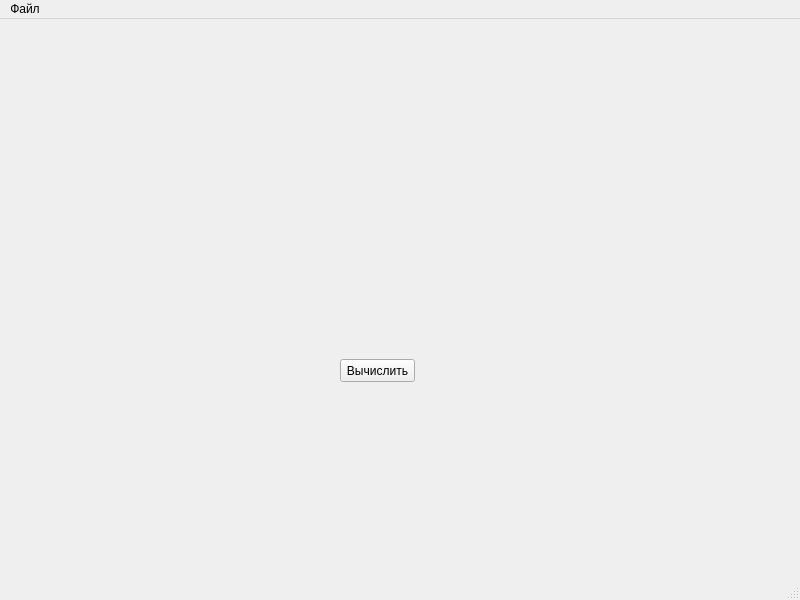
<?xml version="1.0" encoding="UTF-8"?>
<ui version="4.0">
 <class>MainWindow</class>
 <widget class="QMainWindow" name="MainWindow">
  <property name="geometry">
   <rect>
    <x>0</x>
    <y>0</y>
    <width>800</width>
    <height>600</height>
   </rect>
  </property>
  <property name="windowTitle">
   <string>MainWindow</string>
  </property>
  <widget class="QWidget" name="centralwidget">
   <property name="mouseTracking">
    <bool>true</bool>
   </property>
   <widget class="QPushButton" name="pushButton">
    <property name="geometry">
     <rect>
      <x>340</x>
      <y>340</y>
      <width>75</width>
      <height>23</height>
     </rect>
    </property>
    <property name="text">
     <string>Вычислить</string>
    </property>
   </widget>
  </widget>
  <widget class="QMenuBar" name="menubar">
   <property name="geometry">
    <rect>
     <x>0</x>
     <y>0</y>
     <width>800</width>
     <height>21</height>
    </rect>
   </property>
   <widget class="QMenu" name="menu">
    <property name="title">
     <string>Файл</string>
    </property>
    <addaction name="action"/>
   </widget>
   <addaction name="menu"/>
  </widget>
  <widget class="QStatusBar" name="statusbar"/>
  <action name="action">
   <property name="icon">
    <iconset>
     <normaloff>../../gitReposits/TryPr/practic/exit.png</normaloff>../../gitReposits/TryPr/practic/exit.png</iconset>
   </property>
   <property name="text">
    <string>Выход</string>
   </property>
   <property name="shortcut">
    <string>Ctrl+Q</string>
   </property>
  </action>
 </widget>
 <resources/>
 <connections>
  <connection>
   <sender>action</sender>
   <signal>triggered()</signal>
   <receiver>MainWindow</receiver>
   <slot>close()</slot>
   <hints>
    <hint type="sourcelabel">
     <x>-1</x>
     <y>-1</y>
    </hint>
    <hint type="destinationlabel">
     <x>399</x>
     <y>299</y>
    </hint>
   </hints>
  </connection>
 </connections>
</ui>
